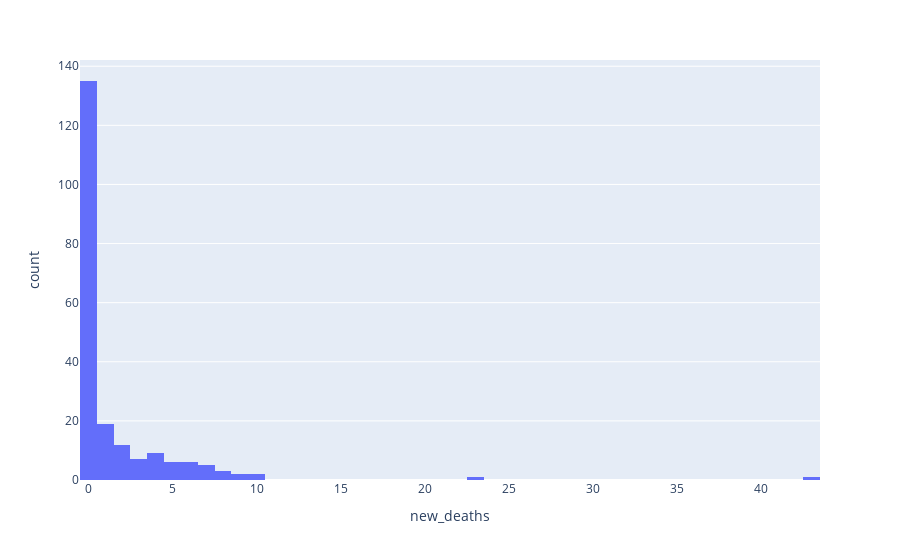

This figure's notebook cell:
### Markdown cell above
3. Plot a histogram for daily deaths for any country you choose.

### Code cell
fig = px.histogram(df[df.location == 'Finland'], x='new_deaths')
fig.show()

### Figure 1 — Plotly figure (JSON) as saved in the notebook; plotly's stock layout.template omitted (floating-point values rounded to 4 significant figures; data arrays with more than 128 entries replaced by an {"elided": "..."} marker saying what was removed)
{"data": [{"alignmentgroup": "True", "bingroup": "x", "hovertemplate": "new_deaths=%{x}<br>count=%{y}<extra></extra>", "legendgroup": "", "marker": {"color": "#636efa"}, "name": "", "offsetgroup": "", "orientation": "v", "showlegend": false, "type": "histogram", "x": {"elided": "212 int values"}, "xaxis": "x", "yaxis": "y"}], "layout": {"barmode": "relative", "legend": {"tracegroupgap": 0}, "margin": {"t": 60}, "xaxis": {"anchor": "y", "domain": [0, 1], "title": {"text": "new_deaths"}}, "yaxis": {"anchor": "x", "domain": [0, 1], "title": {"text": "count"}}}}
